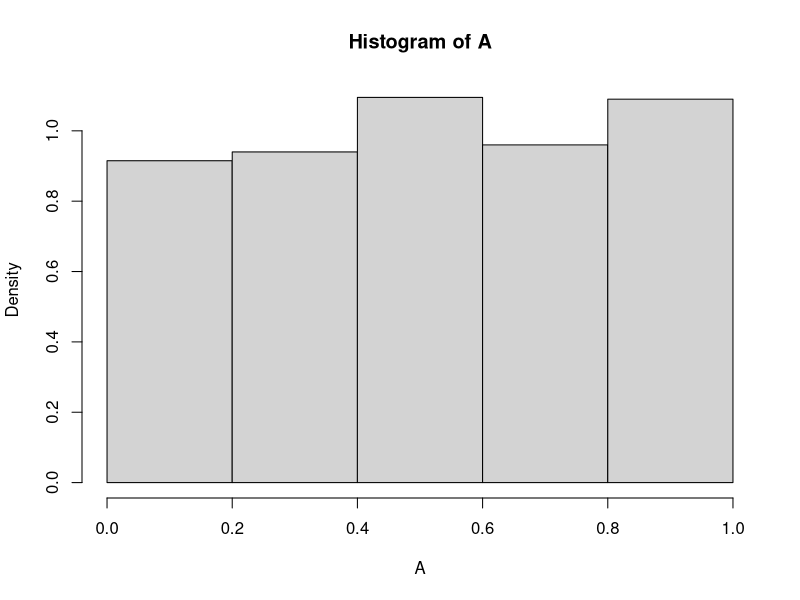

Reproduce this figure in R.
# Title     : Class 1
# Objective : TODO
# Created by: carloscaro
# Created on: 2020-11-04

A = runif(1000)
H = hist(A, breaks = c(0,0.2,0.4,0.6,0.8,1), freq = FALSE)
H$counts
max(A)
min(A)
